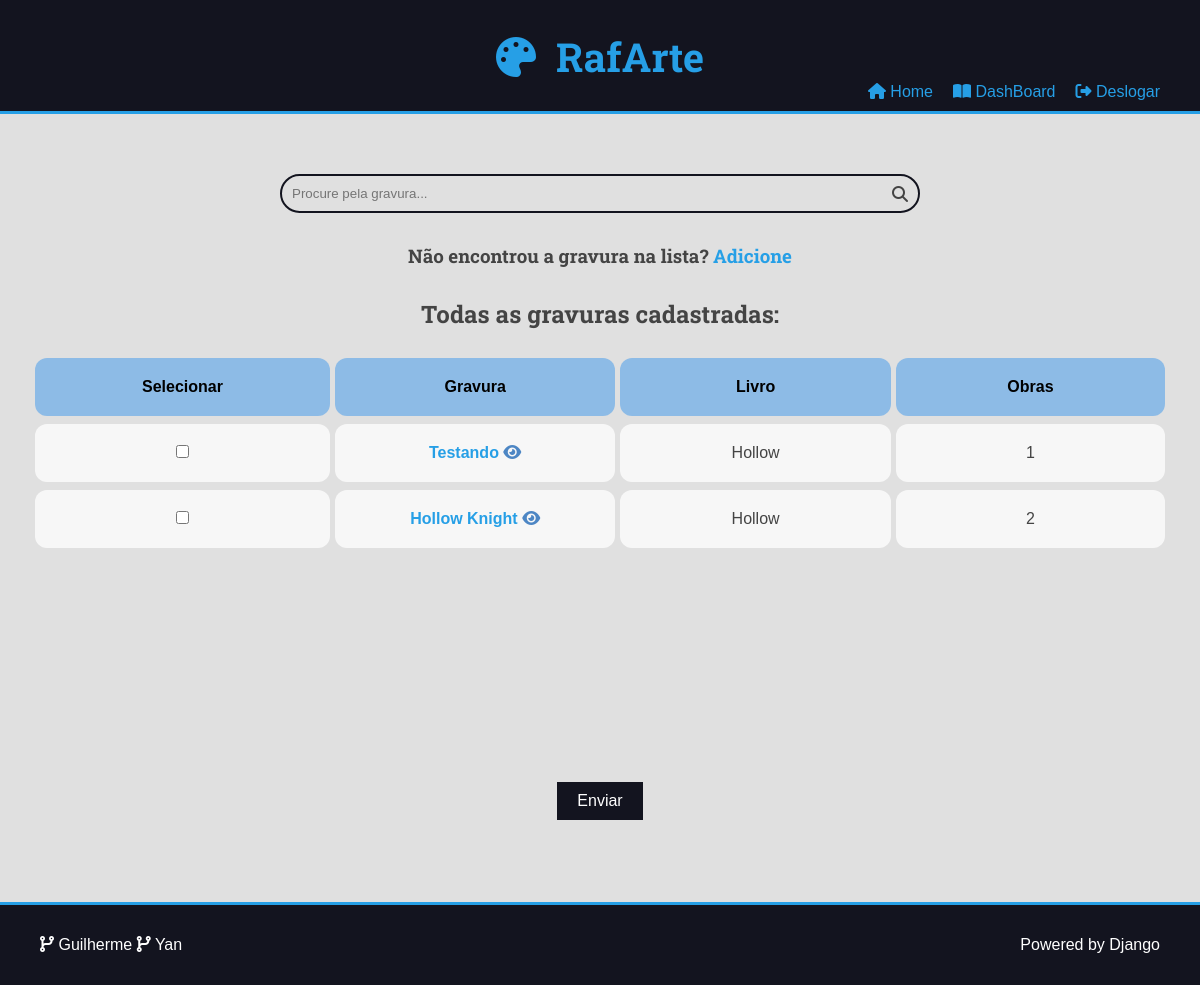
The page /user/engraving/all/ (signed in) on the database as committed earlier.
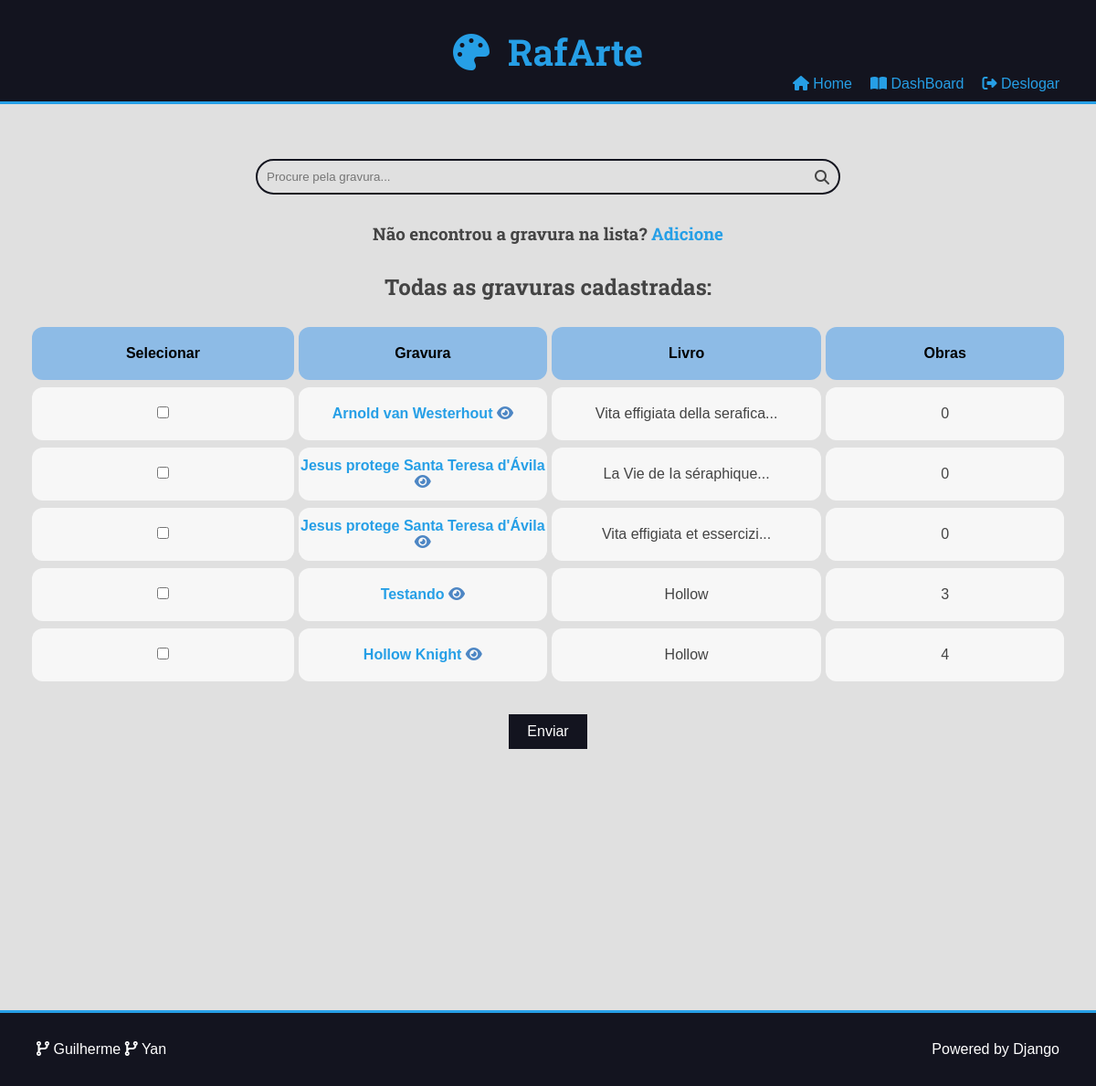
The same page on the database as committed later.
### museum/models.py (models this page shows, shortened)
class Engraving(models.Model):
    name = models.CharField(max_length=50)
    book = models.CharField(max_length=50, blank=True)
    cover = models.ImageField(upload_to='engravings/cover/%Y/%m/%d/')
    author = models.ManyToManyField(
        Author, blank=True, default=None
    )
    class Meta:
        db_table = 'ENGRAVING'

### user/views.py (the view)
# urls.py: path('engraving/all/', views.engravings, name='engraving_all'),
@require_GET
@login_required(login_url='user:login')
def engravings(request: HttpRequest) -> HttpResponse:
    engraving_paintings = []
    engravings = Engraving.objects.all().order_by('-id')
    for engraving in engravings:
        paintings_number = engraving.painting_set.filter(is_published=True).count()
        engraving_paintings.append((engraving, paintings_number))
    return render(request, 'user/pages/all_engravings.html',{
            'engravings': engraving_paintings,
            'search': False,
        })

### user/templates/user/pages/all_engravings.html (shortened to what this page needs)
{% extends 'templates/pages/global.html' %}
{% block content %}
<div class="main-content center container">
    <div class="search-container">
        <div class="container">
            <form action="" class="search-form">
                <input type="text" id="search_engraving" onkeyup="searchElementTable()"
            placeholder="Procure pela gravura..." class="search-input">
            <i class="fas fa-search search-button"></i>
            </form>
            <h3 id="text-engraving">Não encontrou a gravura na lista? <a href="{% url 'user:painting_engraving_create' %}">Adicione</a></h3>
        </div>
    </div>
    <h2>Todas as gravuras cadastradas: {{search_result}}</h2>
    {% if engravings %}
    <form action="{% url 'user:engraving_create_data' %}" method="POST">
        <div class="search-page">
            <table class="table">
                <thead>
                    <tr>
                        <th scope="col">Selecionar</th>
                        <th scope="col">Gravura</th>
                        <th scope="col">Livro</th>
                        <th scope="col">Obras</th>
                    </tr>
                </thead>
                <tbody class="table-body-wrapper">
                    {% for engraving, qtd_paintings in engravings %}
                    <tr id='linha_tabela'>
                        <td><input type="checkbox" id="engraving_{{engraving.id}}" name="engraving"
                                value="{{engraving.id}}"></td>
                        <td class="main-table-name test-main">
                            <a href=""> {{engraving.name}} </a>
                            <i class="fa-solid fa-eye"></i>
                        </td>
                        <td>
                            {% if engraving.book %}
                            {{engraving.book}}
                            {% else %}
                            ---
                            {% endif %}
                        </td>
                        <td>
                            {{qtd_paintings}}
                        </td>
                    </tr>
                    {% endfor %}
                </tbody>
            </table>
        </div>
        <div class="form-content">
            <button style="margin-top:5%" class="plaintext-button" type="submit">Enviar</button>
        </div>
    </form>
    {% else %}
    <h1>Nenhuma gravura encontrada com essa busca</h1>
    {% endif %}
</div>
{% endblock content %}

Rows that differ between the two databases and show on the page:
added Engraving: name "Arnold van Westerhout", book "Vita effigiata della serafica...", qtd_paintings "0"
added Engraving: name "Jesus protege Santa Teresa d'Ávila", book "La Vie de Ia séraphique...", qtd_paintings "0"
added Engraving: name "Jesus protege Santa Teresa d'Ávila", book "Vita effigiata et essercizi...", qtd_paintings "0"
computed for Engraving "Testando": qtd_paintings "1" → "3"
computed for Engraving "Hollow Knight": qtd_paintings "2" → "4"
